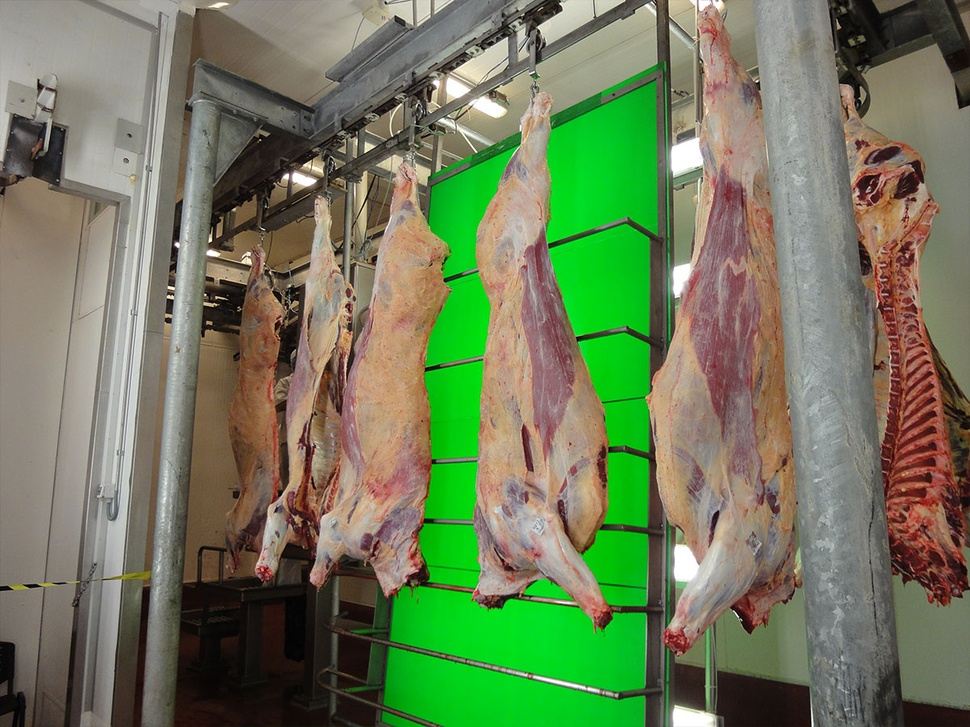
#> input picture images/carcasses.jpg, 970 x 727 px, shrunk from 1200 x 900 before the run
$ python template_matching.py
#> lines starting #> are read from the running program, lines starting #| are printed output that depends on the picture
# import numpy as np
import cv2 as cv

img = cv.imread("images/carcasses.jpg", 0)
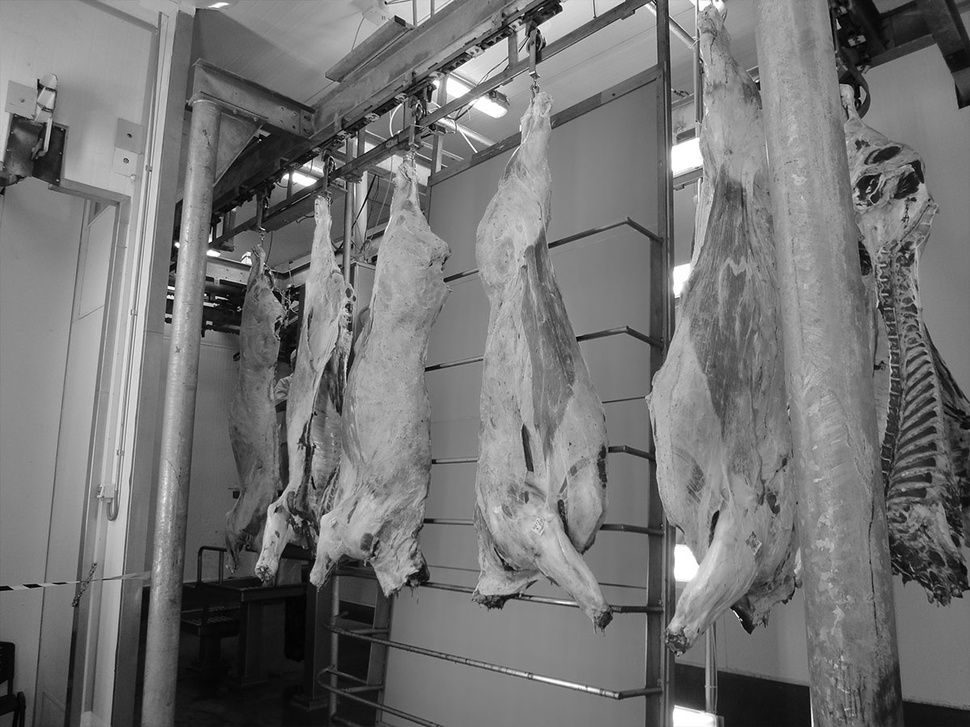
#> img: shape (727, 970); min 0, max 255, mean 115.9
template = cv.imread("images/single_carcass.jpg", 0)
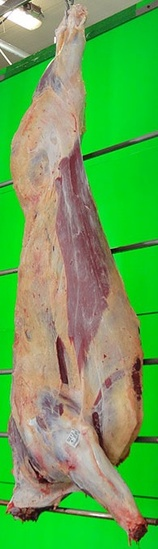
#> input picture images/single_carcass.jpg, 158 x 549 px, shrunk from 195 x 679 before the run
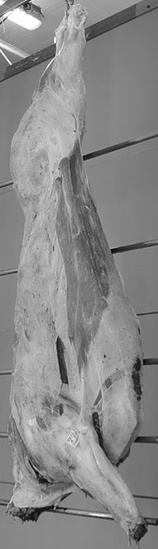
#> template: shape (549, 158); min 2, max 255, mean 137.1
img2 = img.copy()
h, w = template.shape
#> h = 549; w = 158

methods = [
    cv.TM_CCOEFF,
    cv.TM_CCOEFF_NORMED,
    cv.TM_CCORR,
    cv.TM_CCORR_NORMED,
    cv.TM_SQDIFF,
    cv.TM_SQDIFF_NORMED,
]

for method in methods:
    img2 = img.copy()

    result = cv.matchTemplate(img2, template, method)
    min_val, max_val, min_loc, max_loc = cv.minMaxLoc(result)

    if method in [cv.TM_SQDIFF, cv.TM_SQDIFF_NORMED]:
        location = min_loc
    else:
        location = max_loc

    bottom_right = (location[0] + w, location[1] + h)
    cv.rectangle(img2, location, bottom_right, 255, 5)

    cv.imshow("result", img2)
    cv.waitKey(0)
#> this loop made 6 passes
#> (min_val, max_val, min_loc, location, bottom_right) on passes 1 to 4: (-26148808, 78554208, (236, 10), (465, 88), (623, 637)), (-0.234, 0.971, (401, 170), (465, 88), (623, 637)), (892619072, 1.71e+09, (187, 178), (15, 0), (173, 549)), (0.788, 0.999, (208, 178), (465, 88), (623, 637))
#> (min_val, max_val, max_loc, location, bottom_right) on passes 5 to 6: (4715904, 669341504, (198, 178), (465, 88), (623, 637)), (0.00276, 0.591, (196, 178), (465, 88), (623, 637))
#> pass 1, `result = cv.matchTemplate(img2, template, method)`:
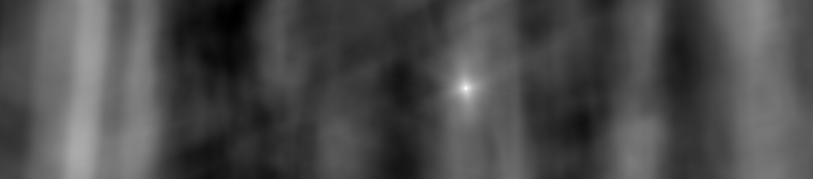
#> result: shape (179, 813) float32; min -26148808, max 78554208, mean 4772875.5; drawn with min black and max white
#> pass 1, `cv.imshow("result", img2)`:
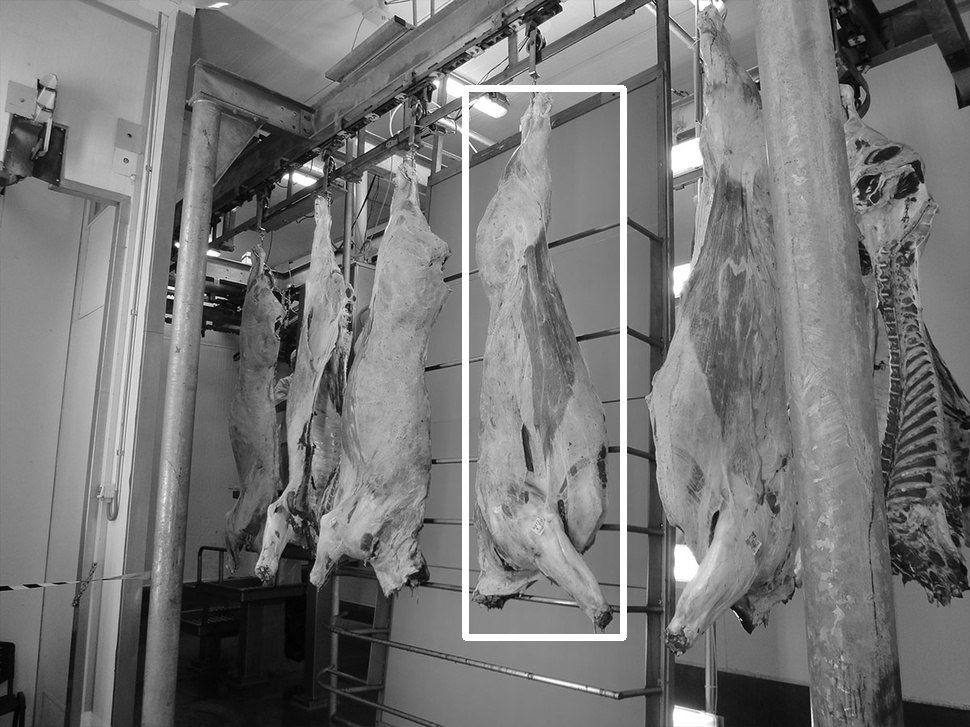
#> window 'result': shape (727, 970); min 0, max 255, mean 117.7
#> pass 3, `result = cv.matchTemplate(img2, template, method)`:
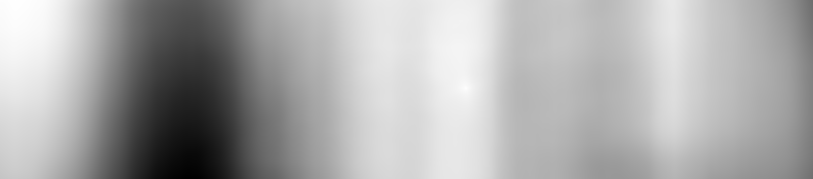
#> result: shape (179, 813) float32; min 892619072, max 1.71e+09, mean 1.44e+09; drawn with min black and max white
#> after the loop:
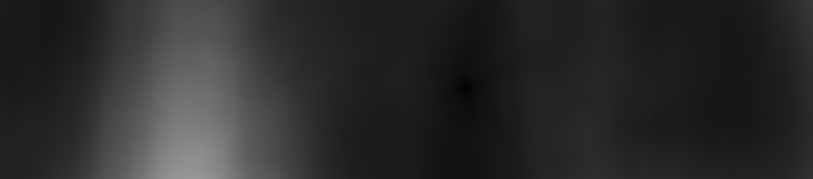
#> result: shape (179, 813) float32; min 0.00276, max 0.591, mean 0.173
